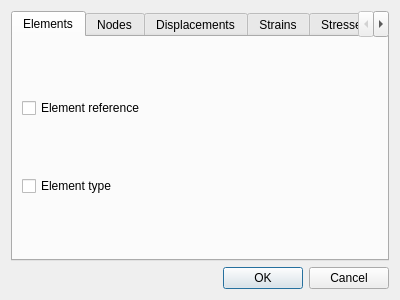
<?xml version="1.0" encoding="UTF-8"?>
<ui version="4.0">
 <class>TableFilterDialog</class>
 <widget class="QDialog" name="TableFilterDialog">
  <property name="windowModality">
   <enum>Qt::ApplicationModal</enum>
  </property>
  <property name="geometry">
   <rect>
    <x>0</x>
    <y>0</y>
    <width>400</width>
    <height>300</height>
   </rect>
  </property>
  <property name="windowTitle">
   <string>Table filter dialog</string>
  </property>
  <layout class="QVBoxLayout" name="verticalLayout">
   <item>
    <widget class="QTabWidget" name="tabWidget">
     <property name="currentIndex">
      <number>0</number>
     </property>
     <widget class="QWidget" name="tabModel">
      <attribute name="title">
       <string>Elements</string>
      </attribute>
      <layout class="QVBoxLayout" name="verticalLayout_2">
       <item>
        <widget class="QCheckBox" name="checkBoxElementReference">
         <property name="text">
          <string>Element reference</string>
         </property>
        </widget>
       </item>
       <item>
        <widget class="QCheckBox" name="checkBoxElementType">
         <property name="text">
          <string>Element type</string>
         </property>
        </widget>
       </item>
      </layout>
     </widget>
     <widget class="QWidget" name="tabNodes">
      <attribute name="title">
       <string>Nodes</string>
      </attribute>
      <layout class="QVBoxLayout" name="verticalLayout_3">
       <item>
        <widget class="QCheckBox" name="checkBoxNodeGlobalReference">
         <property name="text">
          <string>global reference</string>
         </property>
        </widget>
       </item>
       <item>
        <widget class="QCheckBox" name="checkBoxNodeLocalReference">
         <property name="text">
          <string>local reference</string>
         </property>
        </widget>
       </item>
       <item>
        <widget class="QCheckBox" name="checkBoxNodePositionX">
         <property name="text">
          <string>X coordinate</string>
         </property>
        </widget>
       </item>
       <item>
        <widget class="QCheckBox" name="checkBoxNodePositionY">
         <property name="text">
          <string>Y coordinate</string>
         </property>
        </widget>
       </item>
       <item>
        <widget class="QCheckBox" name="checkBoxNodePositionZ">
         <property name="text">
          <string>Z coordinate</string>
         </property>
        </widget>
       </item>
      </layout>
     </widget>
     <widget class="QWidget" name="tabDisplacements">
      <attribute name="title">
       <string>Displacements</string>
      </attribute>
      <layout class="QVBoxLayout" name="verticalLayout_4">
       <item>
        <widget class="QCheckBox" name="checkBoxNodeDisplacementsX">
         <property name="text">
          <string>X displacements</string>
         </property>
        </widget>
       </item>
       <item>
        <widget class="QCheckBox" name="checkBoxNodeDisplacementsY">
         <property name="text">
          <string>Y displacements</string>
         </property>
        </widget>
       </item>
       <item>
        <widget class="QCheckBox" name="checkBoxNodeDisplacementsZ">
         <property name="text">
          <string>Z displacements</string>
         </property>
        </widget>
       </item>
      </layout>
     </widget>
     <widget class="QWidget" name="tabStrains">
      <attribute name="title">
       <string>Strains</string>
      </attribute>
      <layout class="QVBoxLayout" name="verticalLayout_5">
       <item>
        <widget class="QCheckBox" name="checkBoxE11">
         <property name="text">
          <string>e11</string>
         </property>
        </widget>
       </item>
       <item>
        <widget class="QCheckBox" name="checkBoxE22">
         <property name="text">
          <string>e22</string>
         </property>
        </widget>
       </item>
       <item>
        <widget class="QCheckBox" name="checkBoxE33">
         <property name="text">
          <string>e33</string>
         </property>
        </widget>
       </item>
       <item>
        <widget class="QCheckBox" name="checkBoxE12">
         <property name="text">
          <string>e12</string>
         </property>
        </widget>
       </item>
       <item>
        <widget class="QCheckBox" name="checkBoxE23">
         <property name="text">
          <string>e23</string>
         </property>
        </widget>
       </item>
       <item>
        <widget class="QCheckBox" name="checkBoxE13">
         <property name="text">
          <string>e13</string>
         </property>
        </widget>
       </item>
      </layout>
     </widget>
     <widget class="QWidget" name="tabStresses">
      <attribute name="title">
       <string>Stresses</string>
      </attribute>
      <layout class="QVBoxLayout" name="verticalLayout_6">
       <item>
        <widget class="QCheckBox" name="checkBoxS11">
         <property name="text">
          <string>e11</string>
         </property>
        </widget>
       </item>
       <item>
        <widget class="QCheckBox" name="checkBoxS22">
         <property name="text">
          <string>e22</string>
         </property>
        </widget>
       </item>
       <item>
        <widget class="QCheckBox" name="checkBoxS33">
         <property name="text">
          <string>e33</string>
         </property>
        </widget>
       </item>
       <item>
        <widget class="QCheckBox" name="checkBoxS12">
         <property name="text">
          <string>e12</string>
         </property>
        </widget>
       </item>
       <item>
        <widget class="QCheckBox" name="checkBoxS23">
         <property name="text">
          <string>e23</string>
         </property>
        </widget>
       </item>
       <item>
        <widget class="QCheckBox" name="checkBoxS13">
         <property name="text">
          <string>e13</string>
         </property>
        </widget>
       </item>
      </layout>
     </widget>
     <widget class="QWidget" name="tabOther">
      <attribute name="title">
       <string>Other</string>
      </attribute>
      <layout class="QVBoxLayout" name="verticalLayout_7">
       <item>
        <widget class="QCheckBox" name="checkBoxVonMises">
         <property name="text">
          <string>Von Mises</string>
         </property>
        </widget>
       </item>
      </layout>
     </widget>
    </widget>
   </item>
   <item>
    <widget class="QDialogButtonBox" name="buttonBox">
     <property name="orientation">
      <enum>Qt::Horizontal</enum>
     </property>
     <property name="standardButtons">
      <set>QDialogButtonBox::Cancel|QDialogButtonBox::Ok</set>
     </property>
    </widget>
   </item>
  </layout>
 </widget>
 <resources/>
 <connections>
  <connection>
   <sender>buttonBox</sender>
   <signal>accepted()</signal>
   <receiver>TableFilterDialog</receiver>
   <slot>accept()</slot>
   <hints>
    <hint type="sourcelabel">
     <x>248</x>
     <y>254</y>
    </hint>
    <hint type="destinationlabel">
     <x>157</x>
     <y>274</y>
    </hint>
   </hints>
  </connection>
  <connection>
   <sender>buttonBox</sender>
   <signal>rejected()</signal>
   <receiver>TableFilterDialog</receiver>
   <slot>reject()</slot>
   <hints>
    <hint type="sourcelabel">
     <x>316</x>
     <y>260</y>
    </hint>
    <hint type="destinationlabel">
     <x>286</x>
     <y>274</y>
    </hint>
   </hints>
  </connection>
 </connections>
</ui>
